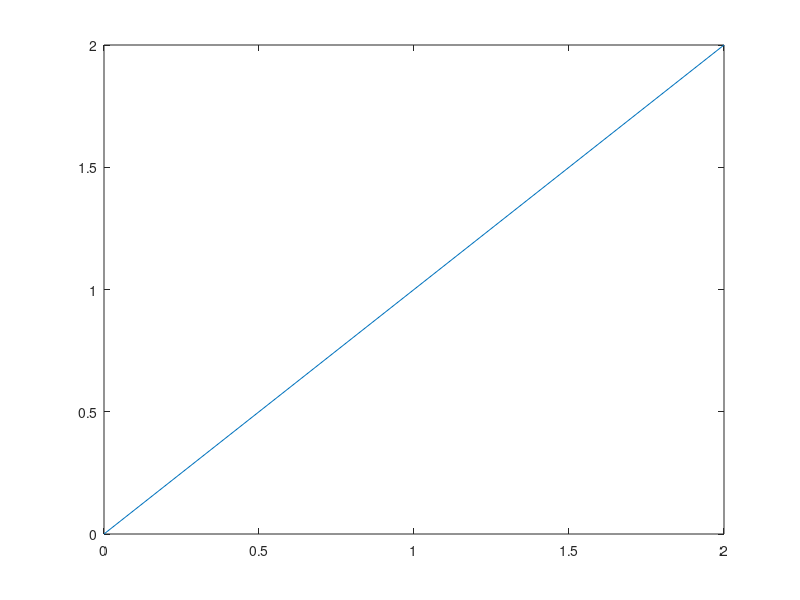
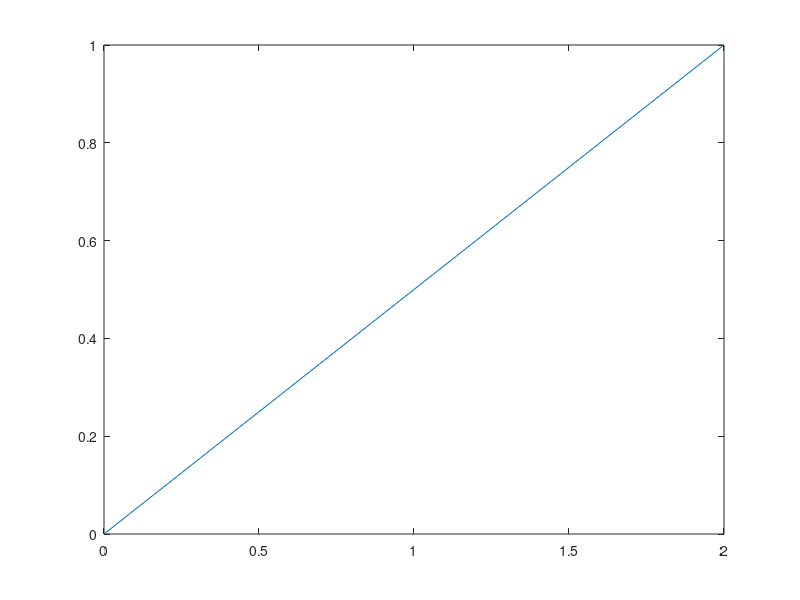
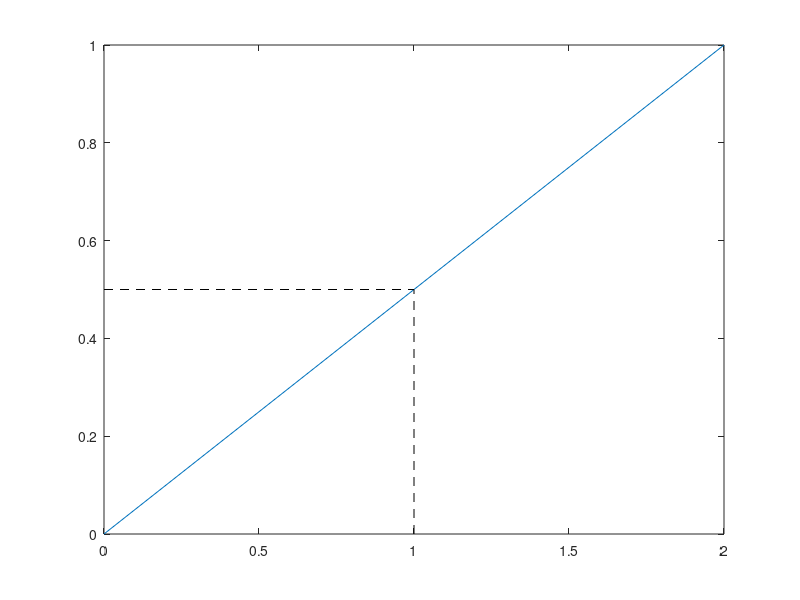
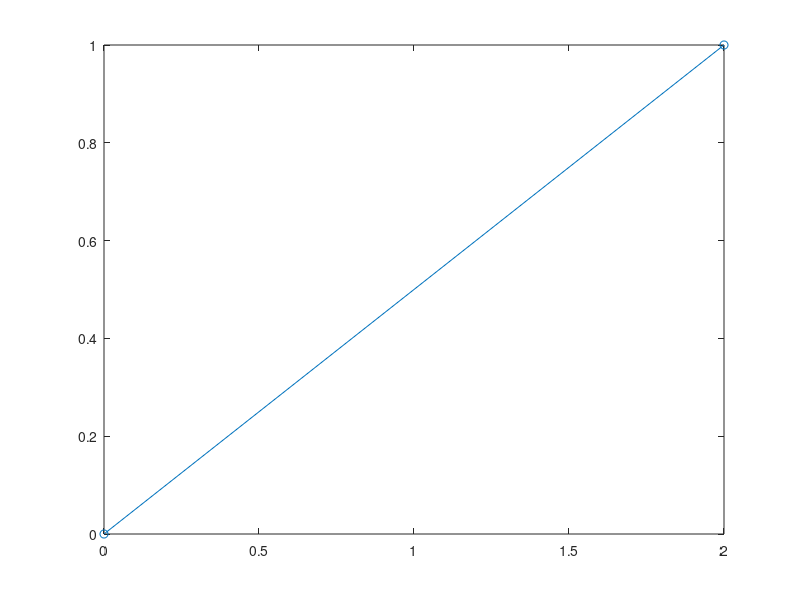

Here is the MATLAB script that generated these plots, in order:
%% Header
% This is the lab 6 script:
    % Today's lab is very open: Student led
    % Deshawn Sambrano: DSambrano@nyu.edu
    % Version 1: 3/8/18
    % Dependencies and Assumptions: MATLAB 2015b or newer
    
%% Init
clear all
close all
clc


%% Very simple interpolation

x = [0 2];
y = x;

figure
plot(x,y)

interp1(x,y,1)


%% Adding complexity

x = [0 2];
y = [0 1];

figure
plot(x,y)

interp1(x,y,1)

%% Flipping x's and y's

x = [0 2];
y = [0 1];

figure
plot(x,y)
hold on

% plot(y,x)
% line([.5 .5], [0 1])
% line([0 .5], [1 1])

threshold = interp1(y,x,.5);
plot([threshold threshold], [0 .5], '--', 'Color', 'k')
plot([0 threshold], [.5 .5], '--', 'Color', 'k')

%% Flipping x's and y's

x = [0 2];
y = [0 1];

figure
plot(x,y, 'o-')
hold on
% plot(y,x)
% line([.5 .5], [0 1])
% line([0 .5], [1 1])

% plot([1 1], [0 .5], '--', 'Color', 'k')
% plot([0 1], [.5 .5], '--', 'Color', 'k')

interp1(y,x,.5)